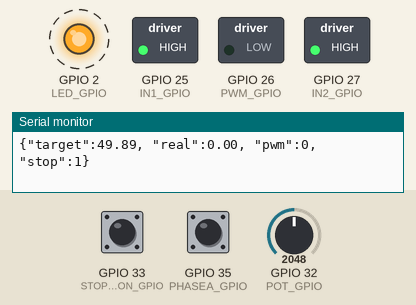
Recording of a sketch running on a simulated ESP32. Parts: switched loads named in the sketch (green lamp = pin HIGH), output pins drawn as LEDs (lit = HIGH), the last lines printed to the serial monitor. Dashed ring = blinking. The inputs (shaded band) are chosen by the test bench; at power-on: GPIO 33 (STOP_BUTTON_GPIO) HIGH, GPIO 32 (POT_GPIO) = 2048, GPIO 35 (PHASEA_GPIO) HIGH.

Above: at 1.2 s.
1.3 s: GPIO 33 (STOP_BUTTON_GPIO) pulled LOW for 0.15 s
At 1.47 s:
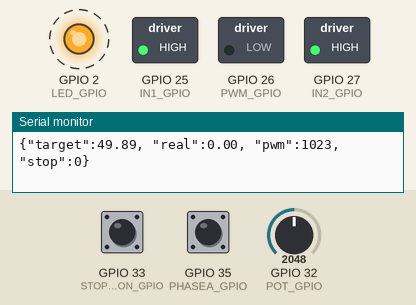
4.3 s: GPIO 33 (STOP_BUTTON_GPIO) pulled LOW for 1 s
At 5.07 s:
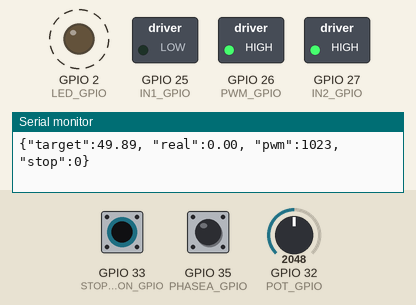
7.3 s: GPIO 33 (STOP_BUTTON_GPIO) pulled LOW for 3.2 s
At 12.2 s:
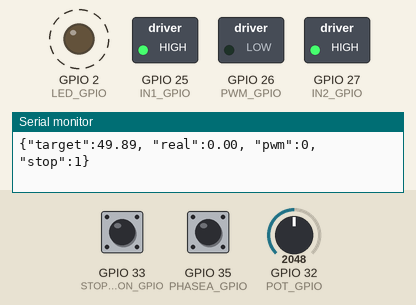
Timing chart, 0 to 64.5 s (numbered marks = the images above; inputs shaded):
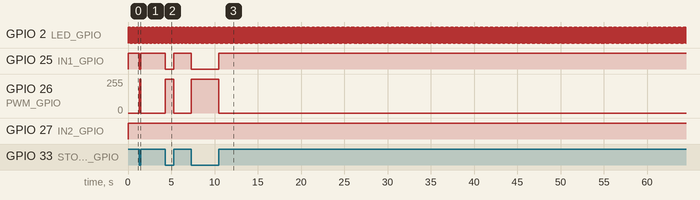

The sketch:

motor_control.ino
```cpp
#include "PID.h"
#include "Arduino.h"

#define PHASEA_GPIO 35
#define PHASEB_GPIO 34
#define POT_GPIO 32
#define LED_GPIO 2
#define IN1_GPIO 25
#define IN2_GPIO 27
#define PWM_GPIO 26
#define STOP_BUTTON_GPIO 33

volatile int countPhaseA = 0;
double setPointRPM = 0;
double currentRPM = 0;
int pwmValue = 0;
const double MAX_RPM = 463;

unsigned long previousMillis = 0;
const unsigned long sampleTime = 15;
unsigned long previousSerialMillis = 0;
const unsigned long serialInterval = 100;

// PID Tuning
double Kp = 1.5;
double Ki = 60.0;
double Kd = 0.0;
double max_error = 1000;

PID myPID(Kp, Ki, Kd, max_error);

void IRAM_ATTR isr() {
  countPhaseA++;
}

void setup() {
  Serial.begin(115200);

  pinMode(IN1_GPIO, OUTPUT);
  pinMode(IN2_GPIO, OUTPUT);
  pinMode(LED_GPIO, OUTPUT);
  pinMode(PWM_GPIO, OUTPUT);
  pinMode(PHASEA_GPIO, INPUT_PULLUP);
  pinMode(PHASEB_GPIO, INPUT_PULLUP);

  pinMode(STOP_BUTTON_GPIO, INPUT_PULLUP);

  attachInterrupt(PHASEA_GPIO, isr, FALLING);
  ledcAttach(PWM_GPIO, 5000, 10);
}

void loop() {
  unsigned long currentMillis = millis();

  bool isStopPressed = (digitalRead(STOP_BUTTON_GPIO) == HIGH);

  int potValue = analogRead(POT_GPIO);
  setPointRPM = map(potValue, 0, 4095, 0, MAX_RPM);
  if (abs(setPointRPM) < 25) setPointRPM = 0;

  if (currentMillis - previousMillis >= sampleTime) {
    float dt = (currentMillis - previousMillis) / 1000.0;

    noInterrupts();
    int pulseCount = countPhaseA;
    countPhaseA = 0;
    previousMillis = currentMillis;
    interrupts();

    currentRPM = (pulseCount * 60.0) / (115 * dt);

    if (isStopPressed) {
      pwmValue = 0;
    } else {
      double pidResult = myPID.Calculate(abs(setPointRPM), abs(currentRPM), dt);
      pwmValue = constrain((int)pidResult, 0, 1023);
    }

    if (setPointRPM > 0 && !isStopPressed) {
      digitalWrite(IN1_GPIO, LOW);
      digitalWrite(IN2_GPIO, HIGH);
    } else {
      digitalWrite(IN1_GPIO, HIGH);
      digitalWrite(IN2_GPIO, HIGH);
      pwmValue = 0;
    }

    ledcWrite(PWM_GPIO, pwmValue);

    double currentRpmPercent = (currentRPM / MAX_RPM) * 100.0;
    double setpointRpmPercent = (setPointRPM / MAX_RPM) * 100.0;

    if (currentMillis - previousSerialMillis >= serialInterval) {
        previousSerialMillis = currentMillis;

        Serial.print("{\"target\":");
        Serial.print(setpointRpmPercent);
        Serial.print(", \"real\":");
        Serial.print(currentRpmPercent);
        Serial.print(", \"pwm\":");
        Serial.print(pwmValue);
        Serial.print(", \"stop\":");
        Serial.print(isStopPressed ? 1 : 0);
        Serial.println("}");
    }

    digitalWrite(LED_GPIO, !digitalRead(LED_GPIO));
  }
}
```

PID.cpp
```cpp
#include "PID.h"
#include "Arduino.h"

PID::PID(double kp, double ki, double kd, double max_error)
    : kp_(kp), ki_(ki), kd_(kd), max_error_(max_error),
      last_error_(0), integral_sum_(0), last_output_(0) {}

double PID::Calculate(double setpoint, double input, double dt)
{
    if (dt <= 0.0) {
        return last_output_;
    }
    double error = setpoint - input;
    double proportional = kp_ * error;
    integral_sum_ += (error * dt);
    if (integral_sum_ > max_error_) {
        integral_sum_ = max_error_;
    } else if (integral_sum_ < -max_error_) {
        integral_sum_ = -max_error_;
    }

    double integral = ki_ * integral_sum_;
    double derivative = kd_ * (error - last_error_) / dt;
    double output = proportional + integral + derivative;
    last_error_ = error;
    last_output_ = output;

    return output;
}
```

PID.h
```cpp
#ifndef PID_H
#define PID_H

class PID {
  public:
    PID(double kp, double ki, double kd, double max_error);

    double Calculate(double setpoint, double input, double dt);

  private:
    double kp_;
    double ki_;
    double kd_;
    double max_error_;

    double last_error_;
    double integral_sum_;
    double last_output_;
};

#endif
```

Measured:
- after the input at 1.3 s, GPIO 25 (IN1_GPIO): HIGH → LOW at once, → HIGH 0.15 s later; GPIO 26 (PWM_GPIO): 0/255 → 255/255 at once, → 0/255 0.15 s later
- after the input at 4.3 s, GPIO 25 (IN1_GPIO): HIGH → LOW at once, → HIGH 1.0 s later; GPIO 26 (PWM_GPIO): 0/255 → 255/255 at once, → 0/255 1.0 s later
- after the input at 7.3 s, GPIO 25 (IN1_GPIO): HIGH → LOW at once, → HIGH 3.2 s later; GPIO 26 (PWM_GPIO): 0/255 → 255/255 at once, → 0/255 3.2 s later
- by itself, GPIO 2 (LED_GPIO): alternates HIGH for 0.02 s and LOW for 0.02 s
